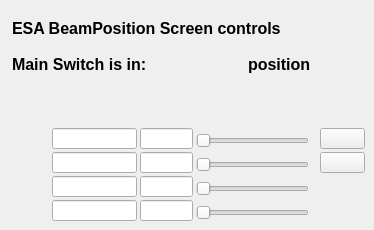
    <widget class="QWidget" name="tab">
     <attribute name="title">
      <string>Controls</string>
     </attribute>
     <widget class="QELineEdit" name="qelineedit">
      <property name="geometry">
       <rect>
        <x>52</x>
        <y>128</y>
        <width>85</width>
        <height>21</height>
       </rect>
      </property>
      <property name="alignment">
       <set>Qt::AlignRight|Qt::AlignTrailing|Qt::AlignVCenter</set>
      </property>
      <property name="variable" stdset="0">
       <string>$(P):AO:4132-4:CH1.DESC</string>
      </property>
      <property name="variableSubstitutions" stdset="0">
       <string>P=ESA</string>
      </property>
     </widget>
     <widget class="QELineEdit" name="qelineedit_2">
      <property name="geometry">
       <rect>
        <x>52</x>
        <y>152</y>
        <width>85</width>
        <height>21</height>
       </rect>
      </property>
      <property name="alignment">
       <set>Qt::AlignRight|Qt::AlignTrailing|Qt::AlignVCenter</set>
      </property>
      <property name="variable" stdset="0">
       <string>$(P):AO:4132-4:CH2.DESC</string>
      </property>
      <property name="variableSubstitutions" stdset="0">
       <string>P=ESA</string>
      </property>
     </widget>
     <widget class="QELineEdit" name="qelineedit_3">
      <property name="geometry">
       <rect>
        <x>52</x>
        <y>176</y>
        <width>85</width>
        <height>21</height>
       </rect>
      </property>
      <property name="alignment">
       <set>Qt::AlignRight|Qt::AlignTrailing|Qt::AlignVCenter</set>
      </property>
      <property name="variable" stdset="0">
       <string>$(P):AO:4132-4:CH3.DESC</string>
      </property>
      <property name="variableSubstitutions" stdset="0">
       <string>P=ESA</string>
      </property>
     </widget>
     <widget class="QELineEdit" name="qelineedit_4">
      <property name="geometry">
       <rect>
        <x>52</x>
        <y>200</y>
        <width>85</width>
        <height>21</height>
       </rect>
      </property>
      <property name="alignment">
       <set>Qt::AlignRight|Qt::AlignTrailing|Qt::AlignVCenter</set>
      </property>
      <property name="variable" stdset="0">
       <string>$(P):AO:4132-4:CH4.DESC</string>
      </property>
      <property name="variableSubstitutions" stdset="0">
       <string>P=ESA</string>
      </property>
     </widget>
     <widget class="QELineEdit" name="qelineedit_9">
      <property name="geometry">
       <rect>
        <x>140</x>
        <y>128</y>
        <width>53</width>
        <height>21</height>
       </rect>
      </property>
      <property name="alignment">
       <set>Qt::AlignRight|Qt::AlignTrailing|Qt::AlignVCenter</set>
      </property>
      <property name="variable" stdset="0">
       <string>$(P):AO:PC:4132-4:CH1</string>
      </property>
      <property name="variableSubstitutions" stdset="0">
       <string>P=ESA</string>
      </property>
     </widget>
     <widget class="QELineEdit" name="qelineedit_10">
      <property name="geometry">
       <rect>
        <x>140</x>
        <y>152</y>
        <width>53</width>
        <height>21</height>
       </rect>
      </property>
      <property name="alignment">
       <set>Qt::AlignRight|Qt::AlignTrailing|Qt::AlignVCenter</set>
      </property>
      <property name="variable" stdset="0">
       <string>$(P):AO:PC:4132-4:CH2</string>
      </property>
      <property name="variableSubstitutions" stdset="0">
       <string>P=ESA</string>
      </property>
     </widget>
     <widget class="QELineEdit" name="qelineedit_39">
      <property name="geometry">
       <rect>
        <x>140</x>
        <y>176</y>
        <width>53</width>
        <height>21</height>
       </rect>
      </property>
      <property name="alignment">
       <set>Qt::AlignRight|Qt::AlignTrailing|Qt::AlignVCenter</set>
      </property>
      <property name="variable" stdset="0">
       <string>$(P):AO:PC:4132-4:CH3</string>
      </property>
      <property name="variableSubstitutions" stdset="0">
       <string>P=ESA</string>
      </property>
     </widget>
     <widget class="QELineEdit" name="qelineedit_40">
      <property name="geometry">
       <rect>
        <x>140</x>
        <y>200</y>
        <width>53</width>
        <height>21</height>
       </rect>
      </property>
      <property name="alignment">
       <set>Qt::AlignRight|Qt::AlignTrailing|Qt::AlignVCenter</set>
      </property>
      <property name="variable" stdset="0">
       <string>$(P):AO:PC:4132-4:CH4</string>
      </property>
      <property name="variableSubstitutions" stdset="0">
       <string>P=ESA</string>
      </property>
     </widget>
     <widget class="QESlider" name="qeslider">
      <property name="geometry">
       <rect>
        <x>196</x>
        <y>132</y>
        <width>113</width>
        <height>17</height>
       </rect>
      </property>
      <property name="orientation">
       <enum>Qt::Horizontal</enum>
      </property>
      <property name="variable" stdset="0">
       <string>$(P):AO:PC:4132-4:CH1</string>
      </property>
      <property name="variableSubstitutions" stdset="0">
       <string>P=ESA</string>
      </property>
     </widget>
     <widget class="QESlider" name="qeslider_2">
      <property name="geometry">
       <rect>
        <x>196</x>
        <y>156</y>
        <width>113</width>
        <height>17</height>
       </rect>
      </property>
      <property name="orientation">
       <enum>Qt::Horizontal</enum>
      </property>
      <property name="variable" stdset="0">
       <string>$(P):AO:PC:4132-4:CH2</string>
      </property>
      <property name="variableSubstitutions" stdset="0">
       <string>P=ESA</string>
      </property>
     </widget>
     <widget class="QESlider" name="qeslider_3">
      <property name="geometry">
       <rect>
        <x>196</x>
        <y>180</y>
        <width>113</width>
        <height>17</height>
       </rect>
      </property>
      <property name="orientation">
       <enum>Qt::Horizontal</enum>
      </property>
      <property name="variable" stdset="0">
       <string>$(P):AO:PC:4132-4:CH3</string>
      </property>
      <property name="variableSubstitutions" stdset="0">
       <string>P=ESA</string>
      </property>
     </widget>
     <widget class="QESlider" name="qeslider_4">
      <property name="geometry">
       <rect>
        <x>196</x>
        <y>204</y>
        <width>113</width>
        <height>17</height>
       </rect>
      </property>
      <property name="orientation">
       <enum>Qt::Horizontal</enum>
      </property>
      <property name="variable" stdset="0">
       <string>$(P):AO:PC:4132-4:CH4</string>
      </property>
      <property name="variableSubstitutions" stdset="0">
       <string>P=ESA</string>
      </property>
     </widget>
     <widget class="QLabel" name="label">
      <property name="geometry">
       <rect>
        <x>12</x>
        <y>12</y>
        <width>337</width>
        <height>33</height>
       </rect>
      </property>
      <property name="font">
       <font>
        <pointsize>12</pointsize>
        <weight>75</weight>
        <bold>true</bold>
       </font>
      </property>
      <property name="text">
       <string>ESA BeamPosition Screen controls</string>
      </property>
     </widget>
     <widget class="QLabel" name="label_2">
      <property name="geometry">
       <rect>
        <x>12</x>
        <y>52</y>
        <width>165</width>
        <height>25</height>
       </rect>
      </property>
      <property name="font">
       <font>
        <pointsize>12</pointsize>
        <weight>75</weight>
        <bold>true</bold>
       </font>
      </property>
      <property name="text">
       <string>Main Switch is in:</string>
      </property>
     </widget>
     <widget class="QELabel" name="qelabel">
      <property name="geometry">
       <rect>
        <x>176</x>
        <y>56</y>
        <width>69</width>
        <height>17</height>
       </rect>
      </property>
      <property name="font">
       <font>
        <pointsize>12</pointsize>
        <weight>75</weight>
        <bold>true</bold>
       </font>
      </property>
      <property name="variable" stdset="0">
       <string>$(P):MBBI:REM:LOC</string>
      </property>
      <property name="variableSubstitutions" stdset="0">
       <string>P=ESA</string>
      </property>
     </widget>
     <widget class="QLabel" name="label_3">
      <property name="geometry">
       <rect>
        <x>248</x>
        <y>52</y>
        <width>101</width>
        <height>25</height>
       </rect>
      </property>
      <property name="font">
       <font>
        <pointsize>12</pointsize>
        <weight>75</weight>
        <bold>true</bold>
       </font>
      </property>
      <property name="text">
       <string>position</string>
      </property>
     </widget>
     <widget class="QEPushButton" name="qepushbutton">
      <property name="geometry">
       <rect>
        <x>320</x>
        <y>128</y>
        <width>45</width>
        <height>21</height>
       </rect>
      </property>
      <property name="checkable">
       <bool>true</bool>
      </property>
      <property name="checked">
       <bool>false</bool>
      </property>
      <property name="variable" stdset="0">
       <string>$(P):BO:2408-4:BIT1</string>
      </property>
      <property name="altReadbackVariable" stdset="0">
       <string/>
      </property>
      <property name="variableSubstitutions" stdset="0">
       <string>P=ESA</string>
      </property>
      <property name="subscribe">
       <bool>true</bool>
      </property>
      <property name="displayAlarmState">
       <bool>false</bool>
      </property>
      <property name="addUnits">
       <bool>false</bool>
      </property>
      <property name="updateOption" stdset="0">
       <enum>QEPushButton::Text</enum>
      </property>
      <property name="writeOnPress">
       <bool>true</bool>
      </property>
      <property name="writeOnRelease">
       <bool>true</bool>
      </property>
      <property name="writeOnClick">
       <bool>false</bool>
      </property>
      <property name="pressText">
       <string>1</string>
      </property>
      <property name="releaseText">
       <string>0</string>
      </property>
     </widget>
     <widget class="QEPushButton" name="qepushbutton_2">
      <property name="geometry">
       <rect>
        <x>320</x>
        <y>152</y>
        <width>45</width>
        <height>21</height>
       </rect>
      </property>
      <property name="checkable">
       <bool>true</bool>
      </property>
      <property name="checked">
       <bool>false</bool>
      </property>
      <property name="variable" stdset="0">
       <string>$(P):BO:2408-4:BIT2</string>
      </property>
      <property name="altReadbackVariable" stdset="0">
       <string/>
      </property>
      <property name="variableSubstitutions" stdset="0">
       <string>P=ESA</string>
      </property>
      <property name="subscribe">
       <bool>true</bool>
      </property>
      <property name="displayAlarmState">
       <bool>false</bool>
      </property>
      <property name="addUnits">
       <bool>false</bool>
      </property>
     </widget>
    </widget>
